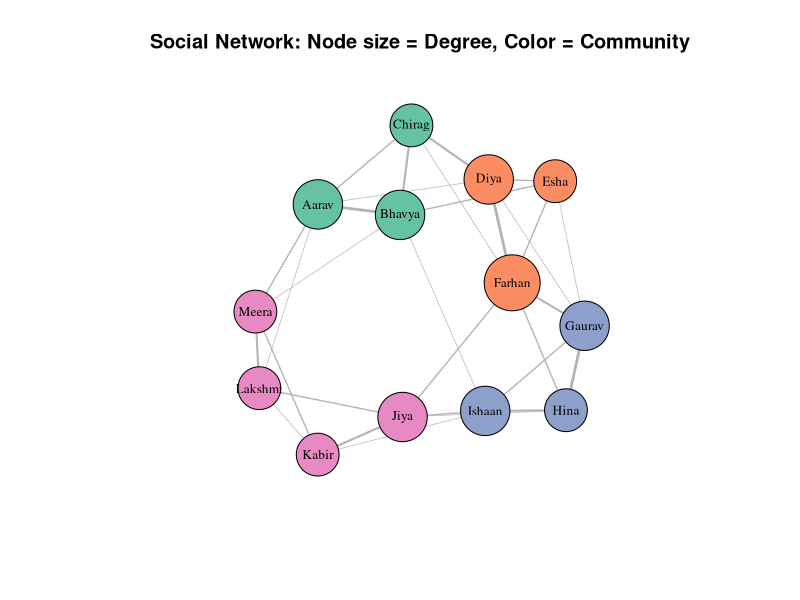
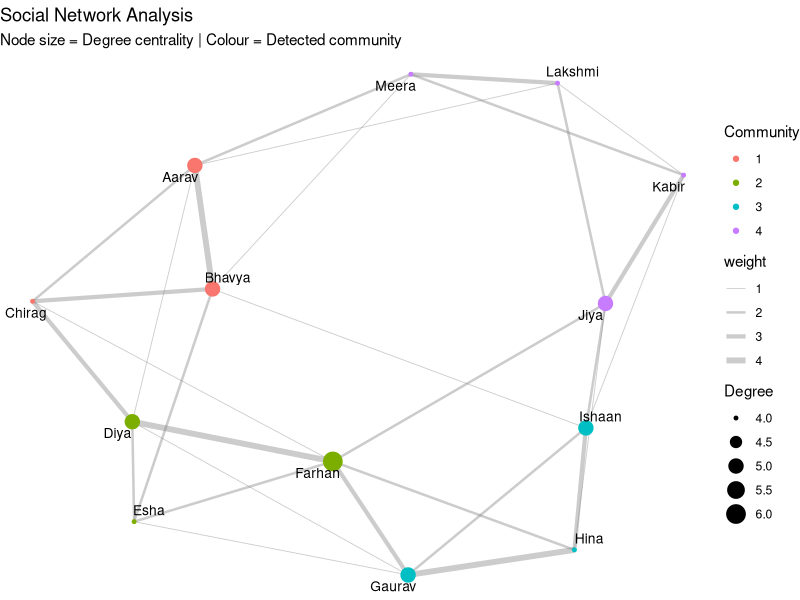
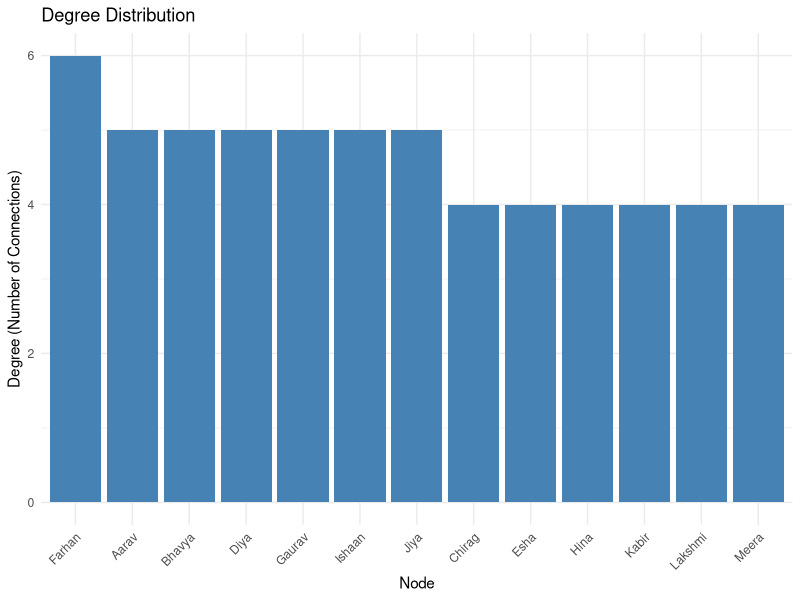

Generate these figures, in order, with R:
## ============================================================
## SOCIAL NETWORK ANALYSIS WITH R
## Lab: Representing, Analyzing, and Visualizing a Social Network
## ============================================================
## This script:
##   1. Loads/installs required packages
##   2. Imports network data (edge list)
##   3. Builds a graph object (nodes + edges)
##   4. Computes key network measures (degree, betweenness,
##      closeness, eigenvector centrality, density, diameter)
##   5. Detects communities
##   6. Visualizes the network
##   7. Identifies the most influential nodes
##   8. Exports results and plots for the report
## ============================================================


## ------------------------------------------------------------
## 1. SETUP: Install & load required packages
## ------------------------------------------------------------
required_packages <- c("igraph", "ggraph", "ggplot2", "dplyr", "RColorBrewer")

new_packages <- required_packages[!(required_packages %in% installed.packages()[, "Package"])]
if (length(new_packages) > 0) install.packages(new_packages, dependencies = TRUE)

library(igraph)
library(ggraph)
library(ggplot2)
library(dplyr)
library(RColorBrewer)

set.seed(42)  # for reproducible layouts/community detection


## ------------------------------------------------------------
## 2. IMPORT DATA
## ------------------------------------------------------------
## Edge list: from, to, weight  (weight = strength/frequency of interaction)
## Replace this path with your own dataset if required.
edges <- read.csv("social_network_edges.csv", stringsAsFactors = FALSE)

head(edges)
cat("Number of edges in raw data:", nrow(edges), "\n")


## ------------------------------------------------------------
## 3. BUILD THE NETWORK (GRAPH OBJECT)
## ------------------------------------------------------------
## Nodes  = individuals (Aarav, Bhavya, ...)
## Edges  = interactions/friendships between individuals
g <- graph_from_data_frame(d = edges, directed = FALSE)

cat("\n--- BASIC NETWORK SUMMARY ---\n")
cat("Number of nodes (vertices):", vcount(g), "\n")
cat("Number of edges:", ecount(g), "\n")
cat("Network density:", round(edge_density(g), 4), "\n")
cat("Is the network connected?", is_connected(g), "\n")
cat("Network diameter:", diameter(g, weights = NA), "\n")
cat("Average path length:", round(mean_distance(g), 3), "\n")


## ------------------------------------------------------------
## 4. NETWORK MEASURES / CENTRALITY ANALYSIS
## ------------------------------------------------------------

## 4.1 Degree centrality — number of direct connections
deg <- degree(g)

## 4.2 Betweenness centrality — how often a node lies on shortest paths
##     (identifies "bridge"/broker nodes connecting different parts of network)
betw <- betweenness(g, weights = NA)

## 4.3 Closeness centrality — how close a node is to all others
##     (identifies nodes that can spread information fastest)
close <- closeness(g)

## 4.4 Eigenvector centrality — influence based on connections to
##     other well-connected nodes
eig <- eigen_centrality(g)$vector

## Combine all measures into a single results table
network_measures <- data.frame(
  Node             = names(deg),
  Degree           = deg,
  Betweenness      = round(betw, 2),
  Closeness        = round(close, 4),
  EigenCentrality  = round(eig, 4)
) %>% arrange(desc(Degree))

cat("\n--- NETWORK MEASURES (sorted by Degree) ---\n")
print(network_measures)

write.csv(network_measures, "network_measures.csv", row.names = FALSE)


## ------------------------------------------------------------
## 5. IDENTIFY INFLUENTIAL / IMPORTANT NODES
## ------------------------------------------------------------
top_degree      <- network_measures %>% arrange(desc(Degree)) %>% head(3)
top_betweenness <- network_measures %>% arrange(desc(Betweenness)) %>% head(3)
top_eigen       <- network_measures %>% arrange(desc(EigenCentrality)) %>% head(3)

cat("\n--- TOP 3 NODES BY DEGREE (most directly connected) ---\n")
print(top_degree[, c("Node", "Degree")])

cat("\n--- TOP 3 NODES BY BETWEENNESS (key connectors / brokers) ---\n")
print(top_betweenness[, c("Node", "Betweenness")])

cat("\n--- TOP 3 NODES BY EIGENVECTOR CENTRALITY (most influential) ---\n")
print(top_eigen[, c("Node", "EigenCentrality")])


## ------------------------------------------------------------
## 6. COMMUNITY DETECTION
## ------------------------------------------------------------
## Finds tightly-knit clusters/sub-groups within the network
communities <- cluster_louvain(g)

cat("\n--- COMMUNITY DETECTION ---\n")
cat("Number of communities detected:", length(communities), "\n")
cat("Modularity score:", round(modularity(communities), 4), "\n")
print(membership(communities))


## ------------------------------------------------------------
## 7. VISUALIZATION
## ------------------------------------------------------------

## 7.1 Base igraph plot: node size ~ degree, color ~ community
V(g)$degree    <- deg
V(g)$community <- membership(communities)

png("network_plot_base.png", width = 1000, height = 800, res = 120)
plot(
  g,
  vertex.size        = V(g)$degree * 4 + 10,
  vertex.label.cex   = 0.8,
  vertex.label.color = "black",
  vertex.color       = brewer.pal(max(V(g)$community, 3), "Set2")[V(g)$community],
  edge.width         = E(g)$weight / 1.5,
  edge.color         = "grey70",
  layout             = layout_with_fr(g),
  main               = "Social Network: Node size = Degree, Color = Community"
)
dev.off()

## 7.2 Polished ggraph visualization
p <- ggraph(g, layout = "fr") +
  geom_edge_link(aes(width = weight), alpha = 0.4, colour = "grey50") +
  geom_node_point(aes(size = degree, colour = as.factor(community))) +
  geom_node_text(aes(label = name), repel = TRUE, size = 3.5) +
  scale_edge_width(range = c(0.3, 2)) +
  labs(
    title    = "Social Network Analysis",
    subtitle = "Node size = Degree centrality | Colour = Detected community",
    colour   = "Community",
    size     = "Degree"
  ) +
  theme_void()

ggsave("network_plot_ggraph.png", plot = p, width = 9, height = 7, dpi = 150)

## 7.3 Degree distribution plot (helps explain network structure)
degree_df <- data.frame(Node = names(deg), Degree = deg)

p2 <- ggplot(degree_df, aes(x = reorder(Node, -Degree), y = Degree)) +
  geom_col(fill = "steelblue") +
  labs(title = "Degree Distribution", x = "Node", y = "Degree (Number of Connections)") +
  theme_minimal() +
  theme(axis.text.x = element_text(angle = 45, hjust = 1))

ggsave("degree_distribution.png", plot = p2, width = 8, height = 5, dpi = 150)

cat("\nPlots saved: network_plot_base.png, network_plot_ggraph.png, degree_distribution.png\n")


## ------------------------------------------------------------
## 8. INTERPRETATION (auto-generated summary using computed results)
## ------------------------------------------------------------
most_connected   <- top_degree$Node[1]
key_broker       <- top_betweenness$Node[1]
most_influential <- top_eigen$Node[1]

cat("\n============================================================\n")
cat("INTERPRETATION OF RESULTS\n")
cat("============================================================\n")
cat(sprintf("- The network has %d nodes and %d edges, with a density of %.3f,\n",
            vcount(g), ecount(g), edge_density(g)))
cat("  indicating how tightly the group is interconnected.\n")
cat(sprintf("- '%s' has the highest degree, making them the most directly\n", most_connected))
cat("  connected member of the network (a 'hub').\n")
cat(sprintf("- '%s' has the highest betweenness centrality, meaning they act\n", key_broker))
cat("  as a key bridge/broker linking otherwise separate parts of the network.\n")
cat(sprintf("- '%s' has the highest eigenvector centrality, indicating they are\n", most_influential))
cat("  connected to other well-connected/important members, making them\n")
cat("  the most 'influential' node overall.\n")
cat(sprintf("- %d distinct communities were detected (modularity = %.3f),\n",
            length(communities), modularity(communities)))
cat("  suggesting the presence of sub-groups/cliques within the larger network.\n")
cat("============================================================\n")

## ------------------------------------------------------------
## END OF SCRIPT
## ------------------------------------------------------------
